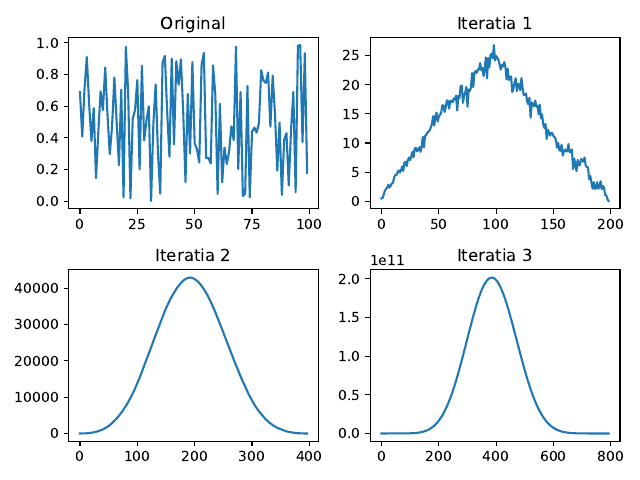

Write the Python code that produced this figure.
import numpy as np
import matplotlib.pyplot as plt


def main():
    N = 100
    x = np.random.rand(N)
    t = np.arange(N)
    
    fig, axs = plt.subplots(2, 2)

    axs[0, 0].plot(t, x)
    axs[0, 0].set_title("Original")

    for i in range(3):
        x = np.convolve(x, x, "full")
        N = 2 * N - 1
       

        t = np.arange(N)
        axs[(i + 1) // 2, (i + 1) % 2].plot(t, x)
        axs[(i + 1) // 2, (i + 1) % 2].set_title(f"Iteratia {i + 1}")

    plt.tight_layout()
    plt.savefig("ex1.pdf", format="pdf")
    plt.savefig("ex1.png", format="png")
    plt.show()


if __name__ == "__main__":
    main()


# x converge la o gausiana


